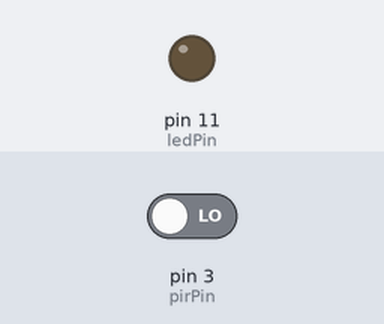
A sketch run on a simulated Arduino Uno, built with avr-gcc and run on an emulated ATmega328P. Shown: output pins drawn as LEDs (lit = HIGH). Inputs (shaded band) come from the test bench; at power-on: pin 3 (pirPin) LOW.

Above: at 2.8 s.
2.9 s: pin 3 (pirPin) driven HIGH
At 3.8 s:
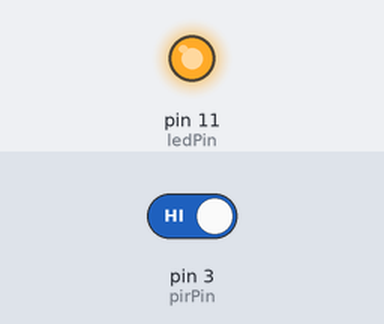
4.5 s: pin 3 (pirPin) driven LOW
At 5.4 s:
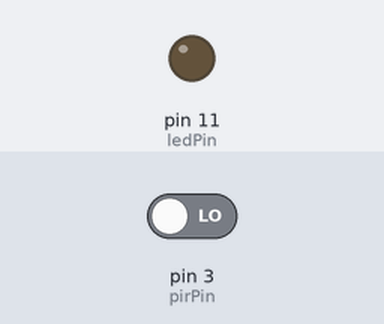
Timing chart, 0 to 7.5 s (numbered marks = the images above; inputs shaded):
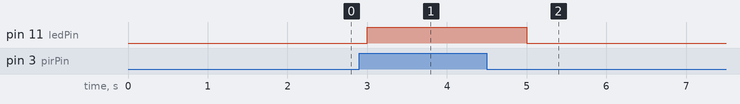

Measured:
- after the input at 2.9 s, pin 11 (ledPin): LOW → HIGH after 0.10 s
- after the input at 4.5 s, pin 11 (ledPin): HIGH → LOW after 0.50 s

The sketch:

pir.ino
```cpp
//object detect using PIR(passive inferred sensor)

int ledPin = 11;
int pirPin = 3;
int check;

void setup(){

	pinMode(ledPin,OUTPUT);
	pinMode(pirPin,INPUT);
}

void loop(){

	check = digitalRead(pirPin);

	if (check == HIGH){
		digitalWrite(ledPin,HIGH);
		delay(1000);
	}

	else{
		digitalWrite(ledPin,LOW);
		delay(1000);
	}

}
```
